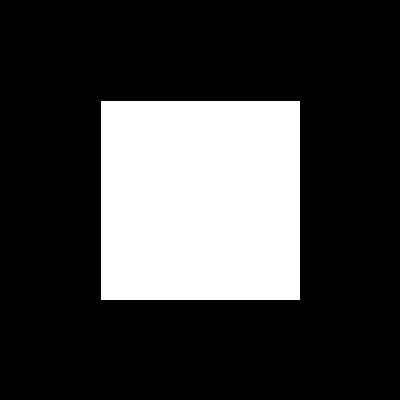
Frame 1 (no input)
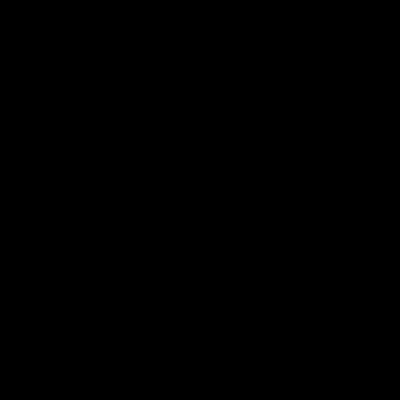
Frame 60 (the mouse pressed at the canvas centre just before this capture)
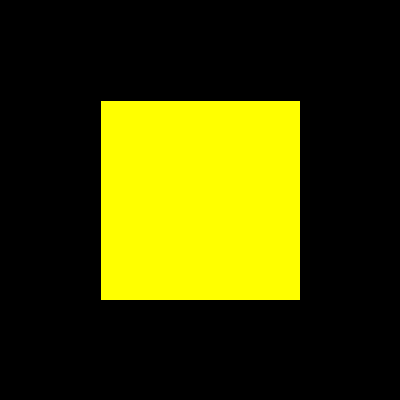
Frame 120 (the mouse held since frame 60 and released just before this capture)

The Processing sketch that drew these frames (run headless with seeded random() and noise(); from frame 60 on, the mouse is pressed at the canvas centre):

// Processing sketch: bug04
// ── bug04.pde
// fill the rectangle with yellow if the mouse
// is inside rectangle at the middle of the
// screen and black if it is outside the middle.

void setup() {
  size (400,400);
}

void draw() {
  background (0);
  rect (100,100,200,200);
  if (mouseX > 100 && mouseY > 100 && mouseX < width-100 && mouseY < height-100) {
    fill (255,255,0);
  } else {
    fill (0);
  }
}
